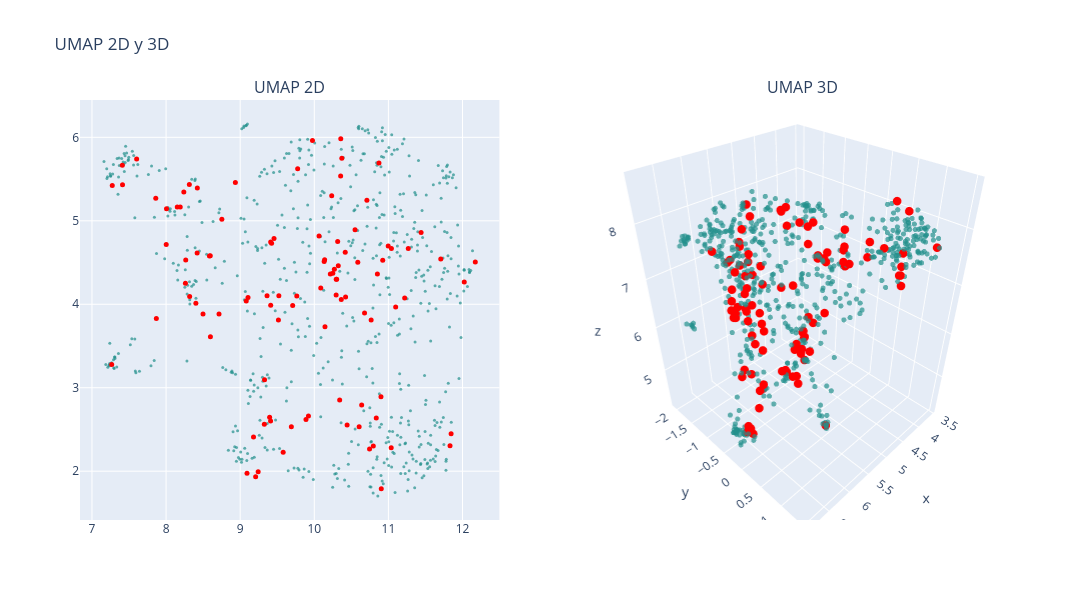

Notebook source saved alongside this figure:
### Markdown cell above
### UMAP

### Code cell
# n_neighbors = 200
# n_neighbors = int(len(df) / k)

# n_neighbors = 200
n_neighbors = 50 # 6.5x minutos, resultado: vision mas global, no se distinguen tanto los clusters
# n_neighbors = 20 # 2.5x minutos, resultado: no se distinguen los clusters
# n_neighbors = 10 # 1.5x minutos, resultado: puntos muy juntos, se distinguen los clusters
# n_neighbors = 5 # x minutos, resultado: se distinguen bien los clusters, se ven un poco desconectados

min_dist = 0

# UMAP 2D
reducer_2d = umap.UMAP(n_neighbors=n_neighbors, min_dist=min_dist, n_components=2, random_state=0, metric='cosine')
embedding_2d = reducer_2d.fit_transform(df_vectorized)
df['umap2d_1'] = embedding_2d[:, 0]
df['umap2d_2'] = embedding_2d[:, 1]

# UMAP 3D
reducer_3d = umap.UMAP(n_neighbors=n_neighbors, min_dist=min_dist, n_components=3, random_state=0, metric='cosine')
embedding_3d = reducer_3d.fit_transform(df_vectorized)
df['umap3d_1'] = embedding_3d[:, 0]
df['umap3d_2'] = embedding_3d[:, 1]
df['umap3d_3'] = embedding_3d[:, 2]

# Graficar
colors = np.ones(len(df))  # Color base
colors_knn = np.zeros(len(df))  # Color para los KNN
colors_knn[knn_idxs[0]] = 1  # Resaltar los KNN

fig = make_subplots(rows=1, cols=2, subplot_titles=("UMAP 2D", "UMAP 3D"), 
                    specs=[[{"type": "scatter"}, {"type": "scatter3d"}]])

# Puntos normales (fondo)
fig.add_trace(
    go.Scatter(x=df['umap2d_1'], y=df['umap2d_2'], mode='markers',
               marker=dict(color=colors, colorscale='Viridis', size=3, opacity=0.7), 
               text=data['title'],
               hovertemplate="Titulo: %{text}<br>x: %{x}<br>y: %{y}<extra></extra>"),
    row=1, col=1)

# Puntos resaltados (delante)
fig.add_trace(
    go.Scatter(x=df.loc[knn_idxs[0], 'umap2d_1'], 
               y=df.loc[knn_idxs[0], 'umap2d_2'], 
               mode='markers',
               marker=dict(color='red', size=5, opacity=1), 
               text=data.loc[knn_idxs[0], 'title'], 
               hovertemplate="Titulo: %{text}<br>x: %{x}<br>y: %{y}<extra></extra>"),
    row=1, col=1)

# Puntos normales en 3D (fondo)
fig.add_trace(
    go.Scatter3d(x=df['umap3d_1'], y=df['umap3d_2'], z=df['umap3d_3'], mode='markers',
                 marker=dict(color=colors, colorscale='Viridis', size=3, opacity=0.7), 
                 text=data['title'],
                 hovertemplate="Cluster: %{text}<br>x: %{x}<br>y: %{y}<br>z: %{z}<extra></extra>"),
    row=1, col=2)

# Puntos resaltados en 3D (delante)
fig.add_trace(
    go.Scatter3d(x=df.loc[knn_idxs[0], 'umap3d_1'],
                 y=df.loc[knn_idxs[0], 'umap3d_2'],
                 z=df.loc[knn_idxs[0], 'umap3d_3'],
                 mode='markers',
                 marker=dict(color='red', size=5, opacity=1), 
                 text=data.loc[knn_idxs[0], 'title'], 
                 hovertemplate="Cluster: %{text}<br>x: %{x}<br>y: %{y}<br>z: %{z}<extra></extra>"),
    row=1, col=2)

fig.update_layout(height=600, width=1200, title_text="UMAP 2D y 3D", showlegend=False)
fig.show()

### Figure 1 — Plotly figure (JSON) as saved in the notebook; plotly's stock layout.template omitted (floating-point values rounded to 4 significant figures; data arrays with more than 128 entries replaced by an {"elided": "..."} marker saying what was removed)
{"data": [{"hovertemplate": "Titulo: %{text}<br>x: %{x}<br>y: %{y}<extra></extra>", "marker": {"color": {"elided": "700 float values"}, "colorscale": [[0, "#440154"], [0.1111, "#482878"], [0.2222, "#3e4989"], [0.3333, "#31688e"], [0.4444, "#26828e"], [0.5556, "#1f9e89"], [0.6667, "#35b779"], [0.7778, "#6ece58"], [0.8889, "#b5de2b"], [1, "#fde725"]], "opacity": 0.7, "size": 3}, "mode": "markers", "text": {"elided": "4323 str values"}, "type": "scatter", "x": {"elided": "700 float values"}, "xaxis": "x", "y": {"elided": "700 float values"}, "yaxis": "y"}, {"hovertemplate": "Titulo: %{text}<br>x: %{x}<br>y: %{y}<extra></extra>", "marker": {"color": "red", "opacity": 1, "size": 5}, "mode": "markers", "text": ["a novel hybrid multilevel dc dc converter employing trapezoidal modulation", "a new control method for fault ride through of hvdc connected offshore wind parks", "a simple voltage balancing method for modular multilevel converter", "a novel electric vehicle charging station based on parallel hybrid converter and dab with ability to simultaneously work in statcom mode", "a fully distributed modulation scheme for modular multilevel converters", "a modular multilevel converter pulse generation and capacitor voltage balance method optimized for fpga implementation", "a novel high power ac ac modular multilevel converter in y configuration and its control strategy", "a startup method for flying capacitor modular multilevel converter fc mmc with effective damping of lc oscillations", "a simplified method for controlling the modular multi level converter energy based on modified carrier phase shift modulation", "a study of 1mhz multi sampling svpwm method for low carrier three phase modular multilevel converter", "a novel modular multilevel converter topology with faults self clearing capability and transmission capacity multiplication", "a cell capacitor energy balancing control of mmc hvdc under the ac grid faults", "a novel configuration for integration of battery energy storage system into mmc", "a new family of modular multilevel converter based on modified flying capacitor multicell converters", "a model based control scheme for modular multilevel converters", "a parallel redundant btb back to back system using modular multilevel cascade converters for power transmission grids", "a control strategy for suppressing submodule capacitor voltage fluctuation of mmc based on circulating current voltage drop balance", "a modular multilevel converter with self voltage balancing part ii y matrix modulation", "a medium voltage three phase ac dc converter consisting of cascaded three level boost type rectifiers and an open end winding transformer", "a novel ac dc hybrid microgrid architecture based on modular multilevel and its control strategy", "a bidirectional modular multilevel dc dc converter of triangular structure", "a novel comprehensive control scheme of low frequency of the modular multilevel converter", "a novel 2 n 1 carrier based pulse width modulation scheme for modular multilevel converters with reduced control complexity", "a modular multilevel converter with novel double reverse blocking sub modules for dc fault current blocking capability", "a novel conception for hvdc transmission capacity expansion and its control strategy", "a novel three level submodule for modular multilevel converter with dc fault blocking capability", "a discrete time low frequency ratio nearest level modulation strategy for modular multilevel converters with small number of power modules", "a capacitor voltage balancing control method for modular multilevel converter based on variable threshold interval sub modules grouping", "a novel hybrid dc transformer combining modular multilevel converter structure and series connected semiconductor switches", "a novel mmc h type sub module with capability of dc fault current clearing and voltage self balancing", "a simple and low cost modulation technique for single phase multilevel cascade converters based on geometrical considerations", "a stochastic optimal approach for fundamental frequency modulated modular multilevel converter", "a novel multiport modular multilevel converter for ac dc hybrid distribution power system", "a statistical submodule open circuit failure diagnosis method for mmcs enabling failure detection localization and classification", "a new control strategy for capacitor voltage balance of hybrid modular multilevel converter", "a new control method for improving the performance of modular multilevel converter", "a robust capacitor voltage balancing method for cps pwm based modular multilevel converters accommodating wide power range", "a simple and novel precharging control strategy for modular multilevel converter", "a modular multilevel converter with integrated self balancing series igbts", "a novel z type modular multilevel converter with capacitor voltage self balancing for grid tied applications", "a high current high frequency modular multiphase multilevel converter for power hardware in the loop emulation", "a novel control method for mmcs connected to the ac system", "a coordinated mmc control strategy of integrated photovoltaic battery system", "a railway power conditioner using direct ac ac modular multilevel converter", "a novel high voltage dc transformer based on diode clamped modular multilevel converters with voltage self balancing capability", "a solid state transformer based on a three phase to single phase modular multilevel converter for power distribution networks", "a simplified space vector pulse width modulation implementation in modular multilevel converters for electric ship propulsion systems", "a method for the calculation of the ac side admittance of a modular multilevel converter", "a novel electrolytic capacitor less mmc with magnetic power decoupling method", "a novel location method for interline power flow controllers based on entropy theory", "a new modular multilevel converter topology for green hydrogen production", "a new fault tolerant control method for a three phase modular multilevel converter under an arm failure", "a model assisted testing scheme for modular multilevel converter", "a new control scheme for a single phase modular multilevel converter connected to the grid under unbalanced arm power conditions", "a dual vsg based m3c control scheme for frequency regulation support of a remote ac grid via low frequency ac transmission system", "a single phase five branch direct ac ac modular multilevel converter for railway power conditioning", "a novel diode clamped modular multilevel converter with simplified capacitor voltage balancing control", "a modular direct drive permanent magnet wind generator system eliminating the grid side transformer", "a new hybrid mmc with integrated energy storage", "a new scheme of symmetric multilevel inverter with reduced number of circuit devices", "a submodule implementation for parallel connection of capacitors in modular multilevel converters", "a generic lyapunov based observer for double star chopper cell bridge cell modular multilevel cascade converters", "a diagnosis strategy for multiple igbt open circuit faults of modular multilevel converters", "a high speed control network synchronization jitter evaluation for embedded monitoring and control in modular multilevel converter", "a star configured cascade h bridge converter for building integrated photovoltaics", "a cell capacitor energy balancing control of modular multilevel converter considering the unbalanced ac grid conditions", "a dc fault ride through control of half bridge mmcs for the hvdc grid with dc circuit breakers", "a modular multilevel converter with half bridge submodules for hybrid energy storage systems integrating battery and ultracapacitor", "a control method for voltage balancing in modular multilevel converters", "a new fault detection method for modular multilevel converter semiconductor power switches", "a general control method for multilevel converters based on knapsack problem", "a review of multilevel converters with parallel connectivity", "a structural operational comparative study of converter topologies analysis of mmc for high voltage applications", "a hierarchical permutation cyclic coding strategy for sensorless capacitor voltage balancing in modular multilevel converters", "a novel modular multilevel converter with coupled inductor semi bridge submodules", "a platform less voltage sourced hvdc collection system for offshore windfarms using series connected distributed diode rectifiers", "a modular matrix converter for transformer less pmsg wind generation systems", "a high voltage gain capable mmc for offshore wind farms frequency component analysis and minimization of capacitor voltage ripple", "a new family of modular multilevel converters", "a generalized power control approach in abc frame for modular multilevel converter hvdc links based on mathematical optimization", "a comprehensive study on the modulation ratio for modular multilevel converters", "a novel synchronous reference frame transformation technique for background harmonics elimination and its application", "a control scheme of multi terminal dc transmission system based on mmc", "a nearest level pwm method for the mmc in dc distribution grids", "a single phase direct ac ac modular multilevel converter for railway power conditioning", "a capacitor voltage balancing method for modular multilevel converter with three level sms in variable speed drives", "a 43 level 33 kv 3 phase modular multilevel cascaded converter for direct grid integration of renewable generation systems", "a distributed control architecture for cascaded h bridge converter with integrated battery energy storage", "a distributed voltage balancing method for modular multilevel converter", "a submodule chosen method to reduce the voltage difference between hbsms and fbsms of the hybrid mmc during a dc fault", "a comparative study for an overall grid forming system of hvdc and offshore wind farm to emulate conventional power plants", "a novel mmc sub module topology with dc fault clearance capability", "a dc grid access solution based on series connected distributed full bridge submodule based mmcs", "a branch energy control strategy for hexverter based on branch power hierarchical modeling", "a hybrid submodule three phase multiplexing arm modular multilevel converter with wide operation range and dc fault blocking capability", "a 13 levels module k type with two dc sources for multilevel inverters", "a novel capacitor voltage balancing control strategy for modular multilevel converters mmc", "a low footprint multiport charging station based on transformerless series hybrid converter", "a modified modular multilevel converter for motor drives capable of high torque operation at zero low motor speeds", "a sensorless control method for capacitor voltage balance and circulating current suppression of modular multilevel converter"], "type": "scatter", "x": [10.9, 10.3, 11.85, 9.209, 8.261, 11.83, 11.71, 9.243, 9.092, 8.422, 10.34, 11.04, 10.06, 10.09, 9.522, 10.77, 8.151, 10.36, 8.002, 7.266, 10.75, 10.68, 10.22, 10.9, 8.24, 9.888, 10.36, 9.58, 9.921, 7.869, 10.14, 9.363, 7.412, 12.17, 7.603, 9.457, 8.598, 10.23, 11.1, 7.41, 10.32, 8.597, 10.87, 10.3, 8.498, 7.861, 9.329, 8.318, 12.02, 8.753, 11.04, 10.85, 9.106, 9.976, 8.586, 7.274, 9.412, 11.27, 11.22, 10.59, 9.397, 9.424, 10.64, 10.13, 8.006, 9.764, 10.27, 8.714, 10.71, 9.18, 8.191, 9.708, 10.37, 10.84, 10.32, 8.314, 10.36, 10.42, 9.776, 10.42, 9.691, 8.419, 10.44, 8.265, 11.44, 10.61, 9.326, 10.14, 10.25, 9.516, 10.3, 11.0, 10.8, 9.41, 9.411, 8.402, 10.55, 9.082, 10.92, 8.935], "xaxis": "x", "y": [1.788, 4.3, 2.45, 1.933, 4.252, 2.304, 4.543, 1.993, 1.977, 5.394, 2.853, 2.28, 4.818, 4.196, 4.101, 3.81, 5.165, 5.983, 4.717, 3.279, 2.266, 3.896, 4.362, 2.892, 5.344, 2.618, 5.538, 2.226, 2.662, 3.829, 4.533, 4.102, 5.43, 4.507, 5.739, 4.789, 3.61, 5.3, 3.966, 5.666, 4.751, 4.581, 5.693, 4.299, 3.885, 5.271, 3.097, 4.093, 4.266, 5.019, 4.669, 4.363, 4.08, 5.961, 4.58, 5.422, 3.987, 4.669, 4.076, 4.502, 2.647, 4.73, 2.792, 4.512, 5.143, 4.1, 4.42, 3.884, 5.246, 2.411, 5.165, 3.984, 5.75, 2.637, 4.463, 5.436, 4.058, 4.624, 5.623, 4.086, 2.532, 4.614, 2.555, 4.529, 4.858, 2.533, 2.561, 3.731, 4.371, 3.81, 4.111, 4.699, 2.302, 2.601, 4.746, 4.011, 4.893, 4.04, 4.526, 5.459], "yaxis": "y"}, {"hovertemplate": "Cluster: %{text}<br>x: %{x}<br>y: %{y}<br>z: %{z}<extra></extra>", "marker": {"color": {"elided": "700 float values"}, "colorscale": [[0, "#440154"], [0.1111, "#482878"], [0.2222, "#3e4989"], [0.3333, "#31688e"], [0.4444, "#26828e"], [0.5556, "#1f9e89"], [0.6667, "#35b779"], [0.7778, "#6ece58"], [0.8889, "#b5de2b"], [1, "#fde725"]], "opacity": 0.7, "size": 3}, "mode": "markers", "scene": "scene", "text": {"elided": "4323 str values"}, "type": "scatter3d", "x": {"elided": "700 float values"}, "y": {"elided": "700 float values"}, "z": {"elided": "700 float values"}}, {"hovertemplate": "Cluster: %{text}<br>x: %{x}<br>y: %{y}<br>z: %{z}<extra></extra>", "marker": {"color": "red", "opacity": 1, "size": 5}, "mode": "markers", "scene": "scene", "text": ["a novel hybrid multilevel dc dc converter employing trapezoidal modulation", "a new control method for fault ride through of hvdc connected offshore wind parks", "a simple voltage balancing method for modular multilevel converter", "a novel electric vehicle charging station based on parallel hybrid converter and dab with ability to simultaneously work in statcom mode", "a fully distributed modulation scheme for modular multilevel converters", "a modular multilevel converter pulse generation and capacitor voltage balance method optimized for fpga implementation", "a novel high power ac ac modular multilevel converter in y configuration and its control strategy", "a startup method for flying capacitor modular multilevel converter fc mmc with effective damping of lc oscillations", "a simplified method for controlling the modular multi level converter energy based on modified carrier phase shift modulation", "a study of 1mhz multi sampling svpwm method for low carrier three phase modular multilevel converter", "a novel modular multilevel converter topology with faults self clearing capability and transmission capacity multiplication", "a cell capacitor energy balancing control of mmc hvdc under the ac grid faults", "a novel configuration for integration of battery energy storage system into mmc", "a new family of modular multilevel converter based on modified flying capacitor multicell converters", "a model based control scheme for modular multilevel converters", "a parallel redundant btb back to back system using modular multilevel cascade converters for power transmission grids", "a control strategy for suppressing submodule capacitor voltage fluctuation of mmc based on circulating current voltage drop balance", "a modular multilevel converter with self voltage balancing part ii y matrix modulation", "a medium voltage three phase ac dc converter consisting of cascaded three level boost type rectifiers and an open end winding transformer", "a novel ac dc hybrid microgrid architecture based on modular multilevel and its control strategy", "a bidirectional modular multilevel dc dc converter of triangular structure", "a novel comprehensive control scheme of low frequency of the modular multilevel converter", "a novel 2 n 1 carrier based pulse width modulation scheme for modular multilevel converters with reduced control complexity", "a modular multilevel converter with novel double reverse blocking sub modules for dc fault current blocking capability", "a novel conception for hvdc transmission capacity expansion and its control strategy", "a novel three level submodule for modular multilevel converter with dc fault blocking capability", "a discrete time low frequency ratio nearest level modulation strategy for modular multilevel converters with small number of power modules", "a capacitor voltage balancing control method for modular multilevel converter based on variable threshold interval sub modules grouping", "a novel hybrid dc transformer combining modular multilevel converter structure and series connected semiconductor switches", "a novel mmc h type sub module with capability of dc fault current clearing and voltage self balancing", "a simple and low cost modulation technique for single phase multilevel cascade converters based on geometrical considerations", "a stochastic optimal approach for fundamental frequency modulated modular multilevel converter", "a novel multiport modular multilevel converter for ac dc hybrid distribution power system", "a statistical submodule open circuit failure diagnosis method for mmcs enabling failure detection localization and classification", "a new control strategy for capacitor voltage balance of hybrid modular multilevel converter", "a new control method for improving the performance of modular multilevel converter", "a robust capacitor voltage balancing method for cps pwm based modular multilevel converters accommodating wide power range", "a simple and novel precharging control strategy for modular multilevel converter", "a modular multilevel converter with integrated self balancing series igbts", "a novel z type modular multilevel converter with capacitor voltage self balancing for grid tied applications", "a high current high frequency modular multiphase multilevel converter for power hardware in the loop emulation", "a novel control method for mmcs connected to the ac system", "a coordinated mmc control strategy of integrated photovoltaic battery system", "a railway power conditioner using direct ac ac modular multilevel converter", "a novel high voltage dc transformer based on diode clamped modular multilevel converters with voltage self balancing capability", "a solid state transformer based on a three phase to single phase modular multilevel converter for power distribution networks", "a simplified space vector pulse width modulation implementation in modular multilevel converters for electric ship propulsion systems", "a method for the calculation of the ac side admittance of a modular multilevel converter", "a novel electrolytic capacitor less mmc with magnetic power decoupling method", "a novel location method for interline power flow controllers based on entropy theory", "a new modular multilevel converter topology for green hydrogen production", "a new fault tolerant control method for a three phase modular multilevel converter under an arm failure", "a model assisted testing scheme for modular multilevel converter", "a new control scheme for a single phase modular multilevel converter connected to the grid under unbalanced arm power conditions", "a dual vsg based m3c control scheme for frequency regulation support of a remote ac grid via low frequency ac transmission system", "a single phase five branch direct ac ac modular multilevel converter for railway power conditioning", "a novel diode clamped modular multilevel converter with simplified capacitor voltage balancing control", "a modular direct drive permanent magnet wind generator system eliminating the grid side transformer", "a new hybrid mmc with integrated energy storage", "a new scheme of symmetric multilevel inverter with reduced number of circuit devices", "a submodule implementation for parallel connection of capacitors in modular multilevel converters", "a generic lyapunov based observer for double star chopper cell bridge cell modular multilevel cascade converters", "a diagnosis strategy for multiple igbt open circuit faults of modular multilevel converters", "a high speed control network synchronization jitter evaluation for embedded monitoring and control in modular multilevel converter", "a star configured cascade h bridge converter for building integrated photovoltaics", "a cell capacitor energy balancing control of modular multilevel converter considering the unbalanced ac grid conditions", "a dc fault ride through control of half bridge mmcs for the hvdc grid with dc circuit breakers", "a modular multilevel converter with half bridge submodules for hybrid energy storage systems integrating battery and ultracapacitor", "a control method for voltage balancing in modular multilevel converters", "a new fault detection method for modular multilevel converter semiconductor power switches", "a general control method for multilevel converters based on knapsack problem", "a review of multilevel converters with parallel connectivity", "a structural operational comparative study of converter topologies analysis of mmc for high voltage applications", "a hierarchical permutation cyclic coding strategy for sensorless capacitor voltage balancing in modular multilevel converters", "a novel modular multilevel converter with coupled inductor semi bridge submodules", "a platform less voltage sourced hvdc collection system for offshore windfarms using series connected distributed diode rectifiers", "a modular matrix converter for transformer less pmsg wind generation systems", "a high voltage gain capable mmc for offshore wind farms frequency component analysis and minimization of capacitor voltage ripple", "a new family of modular multilevel converters", "a generalized power control approach in abc frame for modular multilevel converter hvdc links based on mathematical optimization", "a comprehensive study on the modulation ratio for modular multilevel converters", "a novel synchronous reference frame transformation technique for background harmonics elimination and its application", "a control scheme of multi terminal dc transmission system based on mmc", "a nearest level pwm method for the mmc in dc distribution grids", "a single phase direct ac ac modular multilevel converter for railway power conditioning", "a capacitor voltage balancing method for modular multilevel converter with three level sms in variable speed drives", "a 43 level 33 kv 3 phase modular multilevel cascaded converter for direct grid integration of renewable generation systems", "a distributed control architecture for cascaded h bridge converter with integrated battery energy storage", "a distributed voltage balancing method for modular multilevel converter", "a submodule chosen method to reduce the voltage difference between hbsms and fbsms of the hybrid mmc during a dc fault", "a comparative study for an overall grid forming system of hvdc and offshore wind farm to emulate conventional power plants", "a novel mmc sub module topology with dc fault clearance capability", "a dc grid access solution based on series connected distributed full bridge submodule based mmcs", "a branch energy control strategy for hexverter based on branch power hierarchical modeling", "a hybrid submodule three phase multiplexing arm modular multilevel converter with wide operation range and dc fault blocking capability", "a 13 levels module k type with two dc sources for multilevel inverters", "a novel capacitor voltage balancing control strategy for modular multilevel converters mmc", "a low footprint multiport charging station based on transformerless series hybrid converter", "a modified modular multilevel converter for motor drives capable of high torque operation at zero low motor speeds", "a sensorless control method for capacitor voltage balance and circulating current suppression of modular multilevel converter"], "type": "scatter3d", "x": [3.914, 6.283, 4.272, 4.077, 5.185, 4.261, 6.215, 3.945, 4.026, 6.163, 5.209, 4.236, 6.284, 6.369, 5.492, 5.002, 5.951, 5.336, 5.414, 6.475, 4.349, 5.181, 6.102, 4.709, 6.017, 5.321, 5.319, 3.796, 5.346, 6.028, 6.145, 5.786, 6.502, 6.109, 6.573, 5.736, 4.773, 5.271, 5.123, 6.556, 6.29, 5.917, 6.014, 6.552, 4.913, 6.148, 4.423, 5.04, 6.121, 5.783, 5.956, 6.279, 5.669, 5.165, 5.799, 6.507, 5.772, 6.241, 5.452, 6.279, 4.033, 5.859, 4.288, 6.186, 5.919, 5.444, 6.515, 4.985, 5.897, 3.865, 6.022, 5.373, 5.657, 4.478, 6.507, 6.255, 5.052, 6.37, 5.698, 5.125, 4.093, 5.697, 4.29, 5.575, 6.095, 4.199, 3.904, 5.234, 6.548, 4.819, 5.115, 6.306, 4.194, 3.953, 6.107, 4.951, 5.893, 5.547, 5.794, 5.653], "y": [1.308, -0.114, 0.7367, -1.005, -0.256, 0.9564, -0.4856, -0.8944, -1.057, -0.7791, 0.2178, 0.9306, -0.7281, -0.3009, 0.01914, -0.2585, -0.5326, -1.735, -0.4965, 1.446, 0.9823, -0.1889, -0.5175, 0.1389, -0.7768, 0.2612, -1.543, -0.06839, 0.3031, 0.4358, -0.6133, 0.1147, -0.286, -0.4779, -0.2494, -0.7492, -1.288, -1.232, -0.4344, -0.322, -0.6403, -0.06072, -1.594, -0.3502, -0.522, -0.4561, -0.938, -0.4689, -0.4025, -0.7031, -0.7023, -0.3868, 0.1392, -1.638, -0.1034, -0.2225, 0.1432, -0.7963, -0.3716, -0.4483, -0.4168, -0.5509, 0.3203, -0.5767, -0.5875, 0.1909, -0.4063, -0.5032, -1.019, -0.5101, -0.5596, 0.01766, -1.688, 1.088, -0.5112, -0.7417, -0.8172, -0.6738, -1.577, -0.8482, -0.2312, 0.06068, 1.002, -0.1613, -0.7233, 0.5472, -0.5196, -0.4819, -0.4109, -0.1275, -0.8704, -0.6125, 0.9037, -0.4952, -0.565, -0.4996, -0.9054, 0.2255, -0.6267, -1.076], "z": [7.754, 7.01, 8.44, 6.773, 5.33, 8.348, 8.237, 6.826, 6.666, 5.378, 7.585, 7.633, 6.694, 6.808, 6.313, 8.011, 5.046, 7.249, 5.032, 5.94, 7.304, 7.729, 6.867, 7.924, 5.181, 7.708, 6.919, 6.993, 7.727, 5.771, 6.719, 6.145, 4.516, 8.579, 4.663, 6.184, 6.245, 6.564, 7.99, 4.439, 6.864, 5.648, 7.375, 7.019, 5.567, 4.642, 7.509, 5.378, 8.43, 5.645, 7.652, 7.325, 6.007, 6.543, 5.571, 4.436, 6.27, 7.627, 8.069, 7.197, 6.851, 6.199, 7.622, 6.811, 4.886, 6.548, 6.892, 5.721, 7.301, 6.656, 4.921, 6.538, 6.986, 7.407, 6.971, 5.293, 8.104, 6.998, 6.49, 8.043, 6.91, 5.472, 7.096, 5.235, 7.829, 7.561, 7.076, 6.861, 6.909, 6.264, 8.059, 7.518, 7.367, 7.03, 6.236, 5.579, 7.149, 6.028, 7.405, 5.5]}], "layout": {"annotations": [{"font": {"size": 16}, "showarrow": false, "text": "UMAP 2D", "x": 0.225, "xanchor": "center", "xref": "paper", "y": 1, "yanchor": "bottom", "yref": "paper"}, {"font": {"size": 16}, "showarrow": false, "text": "UMAP 3D", "x": 0.775, "xanchor": "center", "xref": "paper", "y": 1, "yanchor": "bottom", "yref": "paper"}], "height": 600, "scene": {"domain": {"x": [0.55, 1], "y": [0, 1]}}, "showlegend": false, "title": {"text": "UMAP 2D y 3D"}, "width": 1200, "xaxis": {"anchor": "y", "domain": [0, 0.45]}, "yaxis": {"anchor": "x", "domain": [0, 1]}}}
